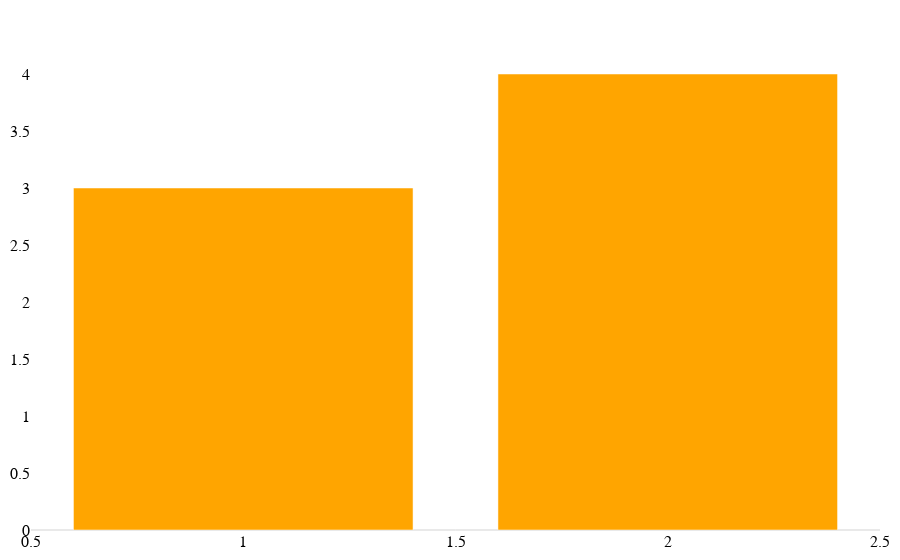

Notebook code for this chart:
### Markdown cell above
Wrapper for `go.Bar`.

### Code cell
pl.show(pl.bar([1, 2], [3, 4]))

### Figure 1 — Plotly figure (JSON) as saved in the notebook; plotly's stock layout.template omitted (floating-point values rounded to 4 significant figures)
{"data": [{"opacity": 1, "showlegend": false, "type": "bar", "x": [1, 2], "y": [3, 4]}], "layout": {}}
